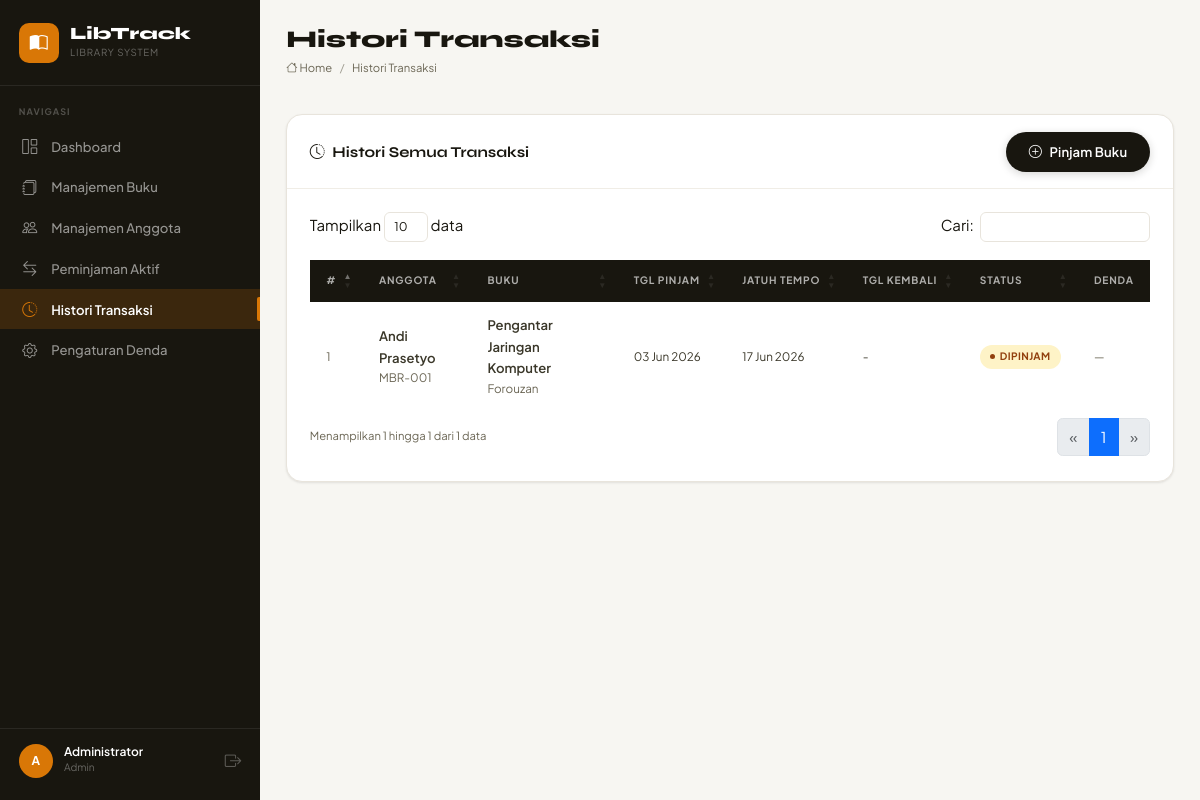
The page /views/transactions/history.php (signed in) on the database its author committed.
### tables this page shows
CREATE TABLE IF NOT EXISTS transactions (
    id          INT UNSIGNED  NOT NULL AUTO_INCREMENT,
    member_id   INT UNSIGNED  NOT NULL,
    book_id     INT UNSIGNED  NOT NULL,
    borrow_date DATE          NOT NULL,
    due_date    DATE          NOT NULL,
    return_date DATE          DEFAULT NULL,
    status      ENUM('Dipinjam','Dikembalikan') NOT NULL DEFAULT 'Dipinjam',
    notes       TEXT          DEFAULT NULL,
    fine_amount DECIMAL(10,2) NOT NULL DEFAULT 0.00,
    created_at  TIMESTAMP     NOT NULL DEFAULT CURRENT_TIMESTAMP,
    updated_at  TIMESTAMP     NOT NULL DEFAULT CURRENT_TIMESTAMP ON UPDATE CURRENT_TIMESTAMP,
    PRIMARY KEY (id),
    FOREIGN KEY (member_id) REFERENCES members(id) ON DELETE RESTRICT ON UPDATE CASCADE,
    FOREIGN KEY (book_id)   REFERENCES books(id)   ON DELETE RESTRICT ON UPDATE CASCADE,
    INDEX idx_status      (status),
    INDEX idx_borrow_date (borrow_date),
    INDEX idx_member_id   (member_id),
    INDEX idx_book_id     (book_id)
);

CREATE TABLE IF NOT EXISTS members (
    id          INT UNSIGNED  NOT NULL AUTO_INCREMENT,
    name        VARCHAR(150)  NOT NULL,
    email       VARCHAR(255)  NOT NULL,
    phone       VARCHAR(20)   DEFAULT NULL,
    address     TEXT          DEFAULT NULL,
    member_code VARCHAR(20)   NOT NULL UNIQUE,
    is_active   TINYINT(1)    NOT NULL DEFAULT 1,
    created_at  TIMESTAMP     NOT NULL DEFAULT CURRENT_TIMESTAMP,
    updated_at  TIMESTAMP     NOT NULL DEFAULT CURRENT_TIMESTAMP ON UPDATE CURRENT_TIMESTAMP,
    PRIMARY KEY (id),
    INDEX idx_is_active (is_active)
);

CREATE TABLE IF NOT EXISTS books (
    id         INT UNSIGNED   NOT NULL AUTO_INCREMENT,
    title      VARCHAR(255)   NOT NULL,
    author     VARCHAR(150)   NOT NULL,
    isbn       VARCHAR(30)    DEFAULT NULL,
    category   VARCHAR(100)   NOT NULL,
    publisher  VARCHAR(150)   DEFAULT NULL,
    year       YEAR           DEFAULT NULL,
    stock      INT UNSIGNED   NOT NULL DEFAULT 1,
    status     ENUM('Tersedia','Dipinjam') NOT NULL DEFAULT 'Tersedia',
    created_at TIMESTAMP      NOT NULL DEFAULT CURRENT_TIMESTAMP,
    updated_at TIMESTAMP      NOT NULL DEFAULT CURRENT_TIMESTAMP ON UPDATE CURRENT_TIMESTAMP,
    PRIMARY KEY (id),
    INDEX idx_status   (status),
    INDEX idx_category (category)
);

### includes/helpers.php (called while the page is built, shortened)
<?php
function e(mixed $value): string
{
    return htmlspecialchars((string)$value, ENT_QUOTES | ENT_HTML5, 'UTF-8');
}
function formatDate(?string $dateStr): string
{
    if (!$dateStr) return '-';
    $months = ['01'=>'Jan','02'=>'Feb','03'=>'Mar','04'=>'Apr','05'=>'Mei','06'=>'Jun',
               '07'=>'Jul','08'=>'Agu','09'=>'Sep','10'=>'Okt','11'=>'Nov','12'=>'Des'];
    $parts = explode('-', substr($dateStr, 0, 10));
    return $parts[2] . ' ' . ($months[$parts[1]] ?? $parts[1]) . ' ' . $parts[0];
}

### views/transactions/history.php (the view, shortened to what this page needs)
<?php
require_once __DIR__ . '/../../includes/helpers.php';
$pdo = getDB();
$transactions = $pdo->query("
    SELECT t.id, t.borrow_date, t.due_date, t.return_date, t.status, t.fine_amount, t.notes,
           m.name AS member_name, m.member_code,
           b.title AS book_title, b.author AS book_author, b.category
    FROM transactions t
    INNER JOIN members m ON m.id = t.member_id
    INNER JOIN books   b ON b.id = t.book_id
    ORDER BY t.borrow_date DESC
")->fetchAll();
?>
<div class="lt-card">
    <div class="lt-card-header">
        <h2 class="lt-card-title"><i class="bi bi-clock-history me-2"></i>Histori Semua Transaksi</h2>
        <a href="/libtrack/views/transactions/borrow.php" class="btn-lt-primary">
            <i class="bi bi-plus-circle"></i> Pinjam Buku
        </a>
    </div>
    <div class="lt-card-body">
        <?php if (empty($transactions)): ?>
        <div class="lt-empty-state">
            <div class="lt-empty-icon"><i class="bi bi-inbox"></i></div>
            <p>Belum ada histori transaksi.</p>
        </div>
        <?php else: ?>
        <div class="table-responsive">
        <table class="lt-table lt-datatable w-100" id="historyTable">
            <thead>
                <tr>
                    <th>#</th>
                    <th>Anggota</th>
                    <th>Buku</th>
                    <th>Tgl Pinjam</th>
                    <th>Jatuh Tempo</th>
                    <th>Tgl Kembali</th>
                    <th>Status</th>
                    <th>Denda</th>
                </tr>
            </thead>
            <tbody>
            <?php foreach ($transactions as $i => $t):
                $isOverdue = ($t['status'] === 'Dipinjam' && $t['due_date'] < date('Y-m-d'));
            ?>
            <tr>
                <td class="lt-text-muted lt-text-small"><?= $i + 1 ?></td>
                <td>
                    <div class="lt-fw-medium"><?= e($t['member_name']) ?></div>
                    <div class="lt-text-small lt-text-muted"><?= e($t['member_code']) ?></div>
                </td>
                <td>
                    <div class="lt-fw-medium" style="max-width:200px"><?= e($t['book_title']) ?></div>
                    <div class="lt-text-small lt-text-muted"><?= e($t['book_author']) ?></div>
                </td>
                <td class="lt-text-small"><?= formatDate($t['borrow_date']) ?></td>
                <td class="lt-text-small">
                    <?= formatDate($t['due_date']) ?>
                </td>
                <td class="lt-text-small"><?= formatDate($t['return_date']) ?></td>
                <td>
                    <?php if ($t['status'] === 'Dikembalikan'): ?>
                    <span class="lt-badge lt-badge--returned">Dikembalikan</span>
                    <?php elseif ($isOverdue): ?>
                    <span class="lt-badge lt-badge--overdue">Terlambat</span>
                    <?php else: ?>
                    <span class="lt-badge lt-badge--borrowed">Dipinjam</span>
                    <?php endif; ?>
                </td>
                <td class="lt-text-small">
                    <?php if ((float)$t['fine_amount'] > 0): ?>
                    <span style="color:var(--crimson);font-weight:600"><?= formatRupiah((float)$t['fine_amount']) ?></span>
                    <?php else: ?>
                    <span class="lt-text-muted">—</span>
                    <?php endif; ?>
                </td>
            </tr>
            <?php endforeach; ?>
            </tbody>
        </table>
        </div>
        <?php endif; ?>
    </div>
</div>
<?php
$content = ob_get_clean();
require_once __DIR__ . '/../../includes/header.php';
require_once __DIR__ . '/../../includes/sidebar.php';
echo $content;
require_once __DIR__ . '/../../includes/footer.php';

### assets/css/app.css (style rules this page uses)
:root { --bg: #F7F6F2; --surface: #FFFFFF; --surface-2: #FAFAF7; --border: #E8E4DC; --border-light: #F0EDE6; --ink: #18160F; --ink-2: #3A3729; --ink-3: #6B6655; --ink-4: #A09D92; --amber: #D97706; --amber-l: #FEF3C7; --amber-d: #92400E; --teal: #0D7377; --teal-l: #CCFBF1; --teal-d: #0A5459; --crimson: #BE123C; --crimson-l: #FFE4E6; --crimson-d: #881337; --blue: #1D4ED8; --blue-l: #DBEAFE; --blue-d: #1E3A8A; --violet: #6D28D9; --violet-l: #EDE9FE; --sidebar-w: 260px; --topbar-h: 56px; --r-sm: 6px; --r: 10px; --r-lg: 16px; --r-xl: 24px; --sh-sm: 0 1px 3px rgba(24,22,15,.06), 0 1px 2px rgba(24,22,15,.04); --sh: 0 4px 16px rgba(24,22,15,.08), 0 2px 6px rgba(24,22,15,.04); --sh-lg: 0 12px 40px rgba(24,22,15,.12), 0 4px 12px rgba(24,22,15,.06); --trans: 180ms cubic-bezier(.4,0,.2,1); }
*, *::before, *::after { box-sizing: border-box; }
html { font-size: 15px; }
body { font-family: 'Plus Jakarta Sans', sans-serif; background: var(--bg); color: var(--ink); line-height: 1.65; -webkit-font-smoothing: antialiased; margin: 0; }
h1,h2,h3,h4,h5,h6 { font-family: 'Syne', sans-serif; color: var(--ink); line-height: 1.2; }
a { color: var(--teal); text-decoration: none; transition: color var(--trans); }
.lt-card { background: var(--surface); border: 1px solid var(--border); border-radius: var(--r-lg); box-shadow: var(--sh-sm); overflow: hidden; transition: box-shadow var(--trans); }
.lt-card-header { padding: 1.1rem 1.5rem; border-bottom: 1px solid var(--border-light); display: flex; align-items: center; justify-content: space-between; gap: 1rem; }
.lt-card-title { font-family: 'Syne', sans-serif; font-size: 1rem; font-weight: 700; margin: 0; color: var(--ink); }
.lt-card-body { padding: 1.5rem; }
.btn-lt-primary { display: inline-flex; align-items: center; gap: .5rem; padding: .6rem 1.4rem; border-radius: 999px; font-size: .875rem; font-weight: 600; background: var(--ink); color: #fff; border: 2px solid transparent; cursor: pointer; transition: all var(--trans); text-decoration: none; white-space: nowrap; line-height: 1.4; box-shadow: 0 2px 8px rgba(24,22,15,.18); letter-spacing: .01em; }
.lt-badge { display: inline-flex; align-items: center; gap: .3rem; padding: .25rem .7rem; border-radius: 999px; font-size: .68rem; font-weight: 700; letter-spacing: .04em; text-transform: uppercase; white-space: nowrap; }
.lt-badge::before { content: ''; width: 5px; height: 5px; border-radius: 50%; background: currentColor; flex-shrink: 0; }
.lt-badge--borrowed { background: var(--amber-l); color: var(--amber-d); }
.lt-text-small { font-size: .78rem; }
.lt-text-muted { color: var(--ink-3) !important; }
.lt-fw-medium { font-weight: 600; }
.lt-table { width: 100%; border-collapse: collapse; background: var(--surface); font-size: .875rem; }
.lt-table thead tr { background: var(--ink); }
.lt-table thead th { color: rgba(255,255,255,.65); font-size: .68rem; font-weight: 700; letter-spacing: .08em; text-transform: uppercase; padding: .85rem 1.1rem; border: none; white-space: nowrap; }
.lt-table tbody tr { border-bottom: 1px solid var(--border-light); transition: background var(--trans); }
.lt-table tbody tr:last-child { border-bottom: none; }
.lt-table tbody td { padding: .8rem 1.1rem; color: var(--ink-2); vertical-align: middle; }

### rows shown on the page
transactions: member.name "Andi Prasetyo", member.member_code "MBR-001", book.title "Pengantar Jaringan Komputer", book.author "Forouzan", borrow_date "03 Jun 2026", due_date "17 Jun 2026", return_date "-", status "DIPINJAM"

### other values the page prints
$item['label'] "Dashboard"
$item['label'] "Manajemen Buku"
$item['label'] "Manajemen Anggota"
$item['label'] "Peminjaman Aktif"
$item['label'] "Histori Transaksi"
$item['label'] "Pengaturan Denda"
substr($_SESSION['username'] ?? 'A', 0, 1) "A"
$_SESSION['full_name'] "Administrator"
$_SESSION['role'] "Admin"
$pageTitle "Histori Transaksi"
